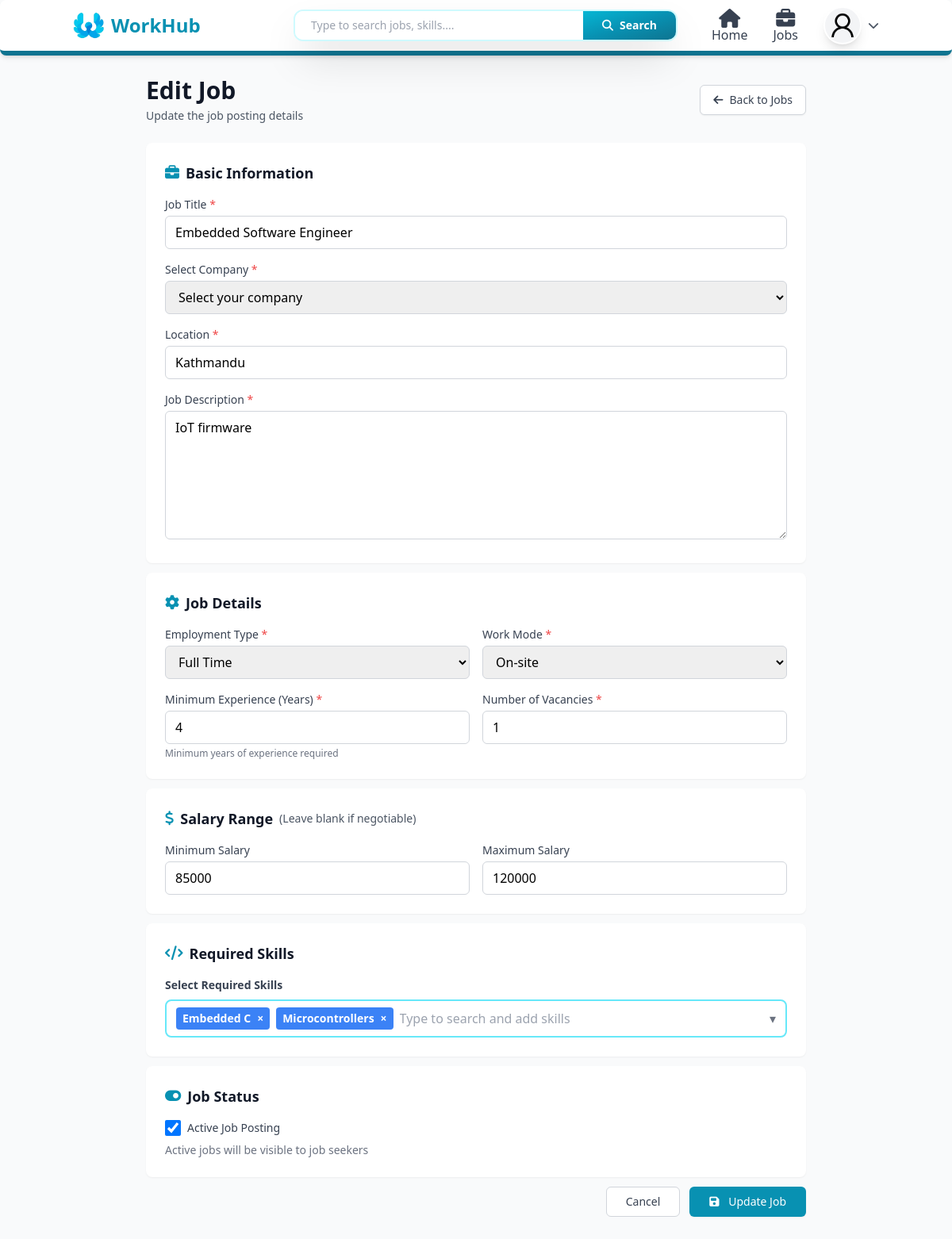
/jobs/51/edit/ (signed in), run on the app's committed database.
### users/models.py (models this page shows, shortened)
class Profile(models.Model):
    def generateImagePath(instance, filename):
        return f"users/{instance.user.username}/{filename}"
    class RoleOptions(models.TextChoices):
        Admin = "Admin", "Admin"
        JobSeeker = "Job Seeker", "Job Seeker"
        Recruiter = "Recruiter", "Recruiter"
    class GenderOptions(models.TextChoices):
        Male = "Male", "Male"
        Female = "Female", "Female"
        Others = "Others", "Others"
    class JobTypeOptions(models.TextChoices):
        FullTime = "Full Time", "Full Time"
        PartTime = "Part Time", "Part Time"
        Contract = "Contract", "Contract"
        Intern = "Internship", "Internship"
    class WorkModeOptions(models.TextChoices):
        OnSite = "On-site", "On-site"
        Remote = "Remote", "Remote"
        Hybrid = "Hybrid", "Hybrid"
    user = models.OneToOneField(User, on_delete=models.CASCADE)
    position = models.CharField(max_length=100, blank=True)
    summary = models.TextField(blank=True)
    address = models.CharField(max_length=50)
    phone = models.CharField( max_length=10)
    nationality = models.CharField( max_length=15, default="Nepal")
    gender = models.CharField( choices=GenderOptions, default=GenderOptions.Male, max_length=6 )
    profile_image = models.ImageField( blank=True, null=True, upload_to=generateImagePath, default="users/default_user.png" )
    dob = models.DateField(blank=True, null=True)
    role = models.CharField(max_length=10, choices=RoleOptions, default=RoleOptions.JobSeeker)
    skills = models.ManyToManyField(Skill, blank=True, related_name="profiles")
    preferred_location = models.CharField(max_length=100, blank=True)
    preferred_job_type = models.CharField(max_length=50, choices=JobTypeOptions, blank=True)
    preferred_work_mode = models.CharField(max_length=20, choices=WorkModeOptions, blank=True)
    created_at = models.DateTimeField(auto_now_add=True)
    search_vector = models.TextField(blank=True, null=True)
    def completion_percentage(self):
        checks = [
            bool(self.position),
            bool(self.summary),
            bool(self.address),
            bool(self.phone),
            bool(self.dob),
            bool(self.profile_image),
            self.skills.exists(),
            self.educations.exists(),
            self.experiences.exists(),
            self.projects.exists(),
            bool(self.preferred_location),
            bool(self.preferred_job_type),
            bool(self.preferred_work_mode),
        ]
        completed = sum(checks)
        total = len(checks)
        return int((completed / total) * 100)

### jobs/models.py (models this page shows, shortened)
class Job(models.Model):
    class EMPLOYMENT_TYPE_CHOICES (models.TextChoices):
        FullTime = "Full Time", "Full Time"
        PartTime = "Part Time", "Part Time"
        Contract = "Contract", "Contract"
        Intern = "Internship", "Internship"
    class WORK_MODE_CHOICES (models.TextChoices):
        OnSite = "On-site", "On-site"
        Remote = "Remote", "Remote"
        Hybrid = "Hybrid", "Hybrid"
    title = models.CharField(max_length=150)
    description = models.TextField()
    company = models.ForeignKey(Company, on_delete=models.CASCADE, related_name="jobs")
    location = models.CharField(max_length=150)
    recruiter = models.ForeignKey(User, on_delete=models.CASCADE, related_name="jobs_recruited")
    employment_type = models.CharField(max_length=20, choices=EMPLOYMENT_TYPE_CHOICES, default=EMPLOYMENT_TYPE_CHOICES.FullTime )
    work_mode = models.CharField( max_length=20, choices=WORK_MODE_CHOICES , default=WORK_MODE_CHOICES.OnSite )
    min_experience = models.PositiveIntegerField( help_text="Minimum experience required (in years)"  )
    vacancies = models.PositiveIntegerField( default=1 )
    salary_min = models.PositiveIntegerField( null=True, blank=True )
    salary_max = models.PositiveIntegerField( null=True, blank=True )
    skills = models.ManyToManyField( Skill,  related_name="jobs", blank=True )
    is_active = models.BooleanField(default=True)
    created_at = models.DateTimeField(auto_now_add=True)
    updated_at = models.DateTimeField(auto_now=True)
    search_vector = models.TextField(blank=True, null=True)

### jobs/views.py (the view)
# urls.py: path("<int:pk>/edit/", job_update, name="job_update"),
@login_required(login_url='/user/login')
def job_update(request, pk):
    job = get_object_or_404(Job, pk=pk, recruiter=request.user)
    if request.method == "POST":
        form = JobForm(request.POST, instance=job, user = request.user)
        skills_str = request.POST.get("skills", "")
        skills_ids = [int(x) for x in skills_str.split(",") if x.isdigit()]
        if form.is_valid():
            form.save()
            if skills_ids:
                job.skills.set(Skill.objects.filter(id__in=skills_ids))
            messages.success(request, "Job updated successfully.")
            return redirect("/jobs")
    else:
        form = JobForm(instance=job, user=request.user)
    skills_ids_str = ','.join(str(s.id) for s in job.skills.all())
    skills = Skill.objects.filter(is_active=True).values("id", "name")
    return render(request, "pages/jobs/edit_job.html", {"form": form, "job": job, "skills_ids_str": skills_ids_str, "skills": list(skills)})

### companies/models.py (called while the page is built)
    def __str__(self):
        return self.name

### templates/pages/jobs/edit_job.html (shortened to what this page needs)
{% extends 'layouts/main.html' %}
{% block content %}
<div class="min-h-screen bg-gray-50 py-8">
  <div class="max-w-4xl mx-auto px-4 sm:px-6 lg:px-8">
    <div class="mb-6">
      <div class="flex items-center justify-between">
        <div>
          <h1 class="text-3xl font-bold text-gray-900">Edit Job</h1>
          <p class="mt-1 text-sm text-gray-600">Update the job posting details</p>
        </div>
        <a href="/jobs" class="inline-flex items-center px-4 py-2 border border-gray-300 rounded-md shadow-sm text-sm font-medium text-gray-700 bg-white hover:bg-gray-50">
          <i class="fas fa-arrow-left mr-2"></i>
          Back to Jobs
        </a>
      </div>
    </div>
    <form method="POST" class="space-y-3">
      <div class="bg-white rounded-lg shadow-sm p-6">
        <h2 class="text-lg font-semibold text-gray-900 mb-4 flex items-center">
          <i class="fas fa-briefcase mr-2 text-cyan-600"></i>
          Basic Information
        </h2>
        <div class="space-y-4">
          <div>
            <label for="{{ form.title.id_for_label }}" class="block text-sm font-medium text-gray-700 mb-1">
              {{ form.title.label }}
              {% if form.title.field.required %}<span class="text-red-500">*</span>{% endif %}
            </label>
            {{ form.title }}
          </div>
          <div>
            <label for="{{ form.company.id_for_label }}" class="block text-sm font-medium text-gray-700 mb-1">
              {{ form.company.label }}
              {% if form.company.field.required %}<span class="text-red-500">*</span>{% endif %}
            </label>
            {{ form.company }}
          </div>
          <div>
            <label for="{{ form.location.id_for_label }}" class="block text-sm font-medium text-gray-700 mb-1">
              {{ form.location.label }}
              {% if form.location.field.required %}<span class="text-red-500">*</span>{% endif %}
            </label>
            {{ form.location }}
          </div>
          <div>
            <label for="{{ form.description.id_for_label }}" class="block text-sm font-medium text-gray-700 mb-1">
              {{ form.description.label }}
              {% if form.description.field.required %}<span class="text-red-500">*</span>{% endif %}
            </label>
            {{ form.description }}
          </div>
        </div>
      </div>
      <div class="bg-white rounded-lg shadow-sm p-6">
        <h2 class="text-lg font-semibold text-gray-900 mb-4 flex items-center">
          <i class="fas fa-cog mr-2 text-cyan-600"></i>
          Job Details
        </h2>
        <div class="grid grid-cols-1 md:grid-cols-2 gap-4">
          <div>
            <label for="{{ form.employment_type.id_for_label }}" class="block text-sm font-medium text-gray-700 mb-1">
              {{ form.employment_type.label }}
              {% if form.employment_type.field.required %}<span class="text-red-500">*</span>{% endif %}
            </label>
            {{ form.employment_type }}
          </div>
          <div>
            <label for="{{ form.work_mode.id_for_label }}" class="block text-sm font-medium text-gray-700 mb-1">
              {{ form.work_mode.label }}
              {% if form.work_mode.field.required %}<span class="text-red-500">*</span>{% endif %}
            </label>
            {{ form.work_mode }}
          </div>
          <div>
            <label for="{{ form.min_experience.id_for_label }}" class="block text-sm font-medium text-gray-700 mb-1">
              {{ form.min_experience.label }}
              {% if form.min_experience.field.required %}<span class="text-red-500">*</span>{% endif %}
            </label>
            {{ form.min_experience }}
            {% if form.min_experience.help_text %}
            <p class="mt-1 text-xs text-gray-500">{{ form.min_experience.help_text }}</p>
            {% endif %}
          </div>
          <div>
            <label for="{{ form.vacancies.id_for_label }}" class="block text-sm font-medium text-gray-700 mb-1">
              {{ form.vacancies.label }}
              {% if form.vacancies.field.required %}<span class="text-red-500">*</span>{% endif %}
            </label>
            {{ form.vacancies }}
          </div>
        </div>
      </div>
      <div class="bg-white rounded-lg shadow-sm p-6">
        <h2 class="text-lg font-semibold text-gray-900 mb-4 flex items-center">
          <i class="fas fa-dollar-sign mr-2 text-cyan-600"></i>
          Salary Range
          <span class="text-sm font-normal text-gray-600 ml-2">(Leave blank if negotiable)</span>
        </h2>
        <div class="grid grid-cols-1 md:grid-cols-2 gap-4">
          <div>
            <label for="{{ form.salary_min.id_for_label }}" class="block text-sm font-medium text-gray-700 mb-1">
              {{ form.salary_min.label }}
            </label>
            {{ form.salary_min }}
          </div>
          <div>
            <label for="{{ form.salary_max.id_for_label }}" class="block text-sm font-medium text-gray-700 mb-1">
              {{ form.salary_max.label }}
            </label>
            {{ form.salary_max }}
          </div>
        </div>
      </div>
      <div class="bg-white rounded-lg shadow-sm p-6">
        <h2 class="text-lg font-semibold text-gray-900 mb-4 flex items-center">
          <i class="fas fa-code mr-2 text-cyan-600"></i>
          Required Skills
        </h2>
        <div>
          {% include 'components/skills_input.html' with container_id='skills-container' input_id='skills-input' hidden_id='skills-hidden' dropdown_id='skills-dropdown' suggestions_id='skills-suggestions' name='skills' label='Select Required Skills' placeholder='Type to search and add skills' skills=skills  value=skills_ids_str %}
        </div>
      </div>
      <div class="bg-white rounded-lg shadow-sm p-6">
        <h2 class="text-lg font-semibold text-gray-900 mb-4 flex items-center">
          <i class="fas fa-toggle-on mr-2 text-cyan-600"></i>
          Job Status
        </h2>
        <div class="flex items-center">
          <label class="flex items-center cursor-pointer">
            {{ form.is_active }}
            <span class="ml-2 text-sm text-gray-700">{{ form.is_active.label }}</span>
          </label>
        </div>
        {% if form.is_active.help_text %}
        <p class="mt-2 text-sm text-gray-500">{{ form.is_active.help_text }}</p>
        {% endif %}
      </div>
      <div class="flex justify-end gap-3">
        <a href="/jobs" class="px-6 py-2 border border-gray-300 rounded-md text-sm font-medium text-gray-700 bg-white hover:bg-gray-50 focus:outline-none focus:ring-2 focus:ring-offset-2 focus:ring-cyan-500">
          Cancel
        </a>
        <button type="submit" class="px-6 py-2 border border-transparent rounded-md shadow-sm text-sm font-medium text-white bg-cyan-600 hover:bg-cyan-700 focus:outline-none focus:ring-2 focus:ring-offset-2 focus:ring-cyan-500">
          <i class="fas fa-save mr-2"></i>
          Update Job
        </button>
      </div>
    </form>
  </div>
</div>
{% endblock %}

### templates/layouts/main.html (shortened to what this page needs)
<!DOCTYPE html>
<html lang="en">
  <head>
    <script src="https://cdn.tailwindcss.com"></script>
    <link rel="stylesheet" href="https://cdnjs.cloudflare.com/ajax/libs/font-awesome/6.5.0/css/all.min.css" />
  </head>
  <body class="bg-gray-50">
    <nav class="fixed w-full z-50 bg-white shadow-md border-b-[6px] border-cyan-700 rounded-lg no-print">
      <div class="mx-auto px-4 sm:px-6 lg:px-8 ml-[5%] mr-[5%]">
        <div class="grid grid-cols-8 space-x-6 items-center h-16">
          <a href="/" class="flex items-center gap-2 col-span-2">
            <img class="h-10 w-10" src="/media/system_image/logo1.png" alt="Logo" />
            <h1 class="hidden md:block text-2xl font-bold text-cyan-600">WorkHub</h1>
          </a>
          <div class="col-span-4 relative">
            {% if request.path != "/" %}
              {% include 'components/search_bar.html' %}
            {% endif %}
          </div>
          {% if request.user.is_authenticated %}
            <div class="hidden md:flex items-center space-x-8 ms-auto relative col-span-2">
              <a href="/dashboard" class="ml-auto mt-auto flex flex-col space-y-2 items-center text-gray-700 hover:text-cyan-600 transition duration-300">
                <i class="fa fa-xl fa-home"></i>
                <span class="">Home</span>
              </a>
              <a href="/jobs" class="mt-auto flex flex-col space-y-2 items-center text-gray-700 hover:text-cyan-600 transition duration-300">
                <i class="fa-solid fa-xl fa-briefcase"></i>
                <span class="">Jobs</span>
              </a>
              <div class="" id="profileDropdown">
                <button type="button" onclick="toggleDropdown()" class="flex items-center gap-2 focus:outline-none">
                  <img src="{{ request.user.profile.profile_image.url }}" alt="{{ user.username }}" class="w-12 h-12 rounded-full bg-gray-100 border-2 border-white shadow-lg object-cover hover:border-cyan-600 hover:scale-[1.05] transition duration-300 cursor-pointer" />
                  <i id="dropdownArrow" class="fas fa-chevron-down text-gray-600 text-sm transition-transform duration-300"></i>
                </button>
              </div>
            </div>
          {% endif %}
        </div>
      </div>
    </nav>
    <div class="flex flex-col pt-16 pb-4 min-h-[80vh]">
      {% block content %}
      {% endblock %}
    </div>
  </body>
</html>

### templates/layouts/main.html (style rules this page uses)
* { margin: 0; }

### data on the page
Job: title "Embedded Software Engineer", company "Select your company", location "Kathmandu", description "IoT firmware", employment_type "Full Time", work_mode "On-site", min_experience "4", vacancies "1", salary_min "85000", salary_max "120000", is_active "☑"

### other printed values
{{ label }} "Select Required Skills"
